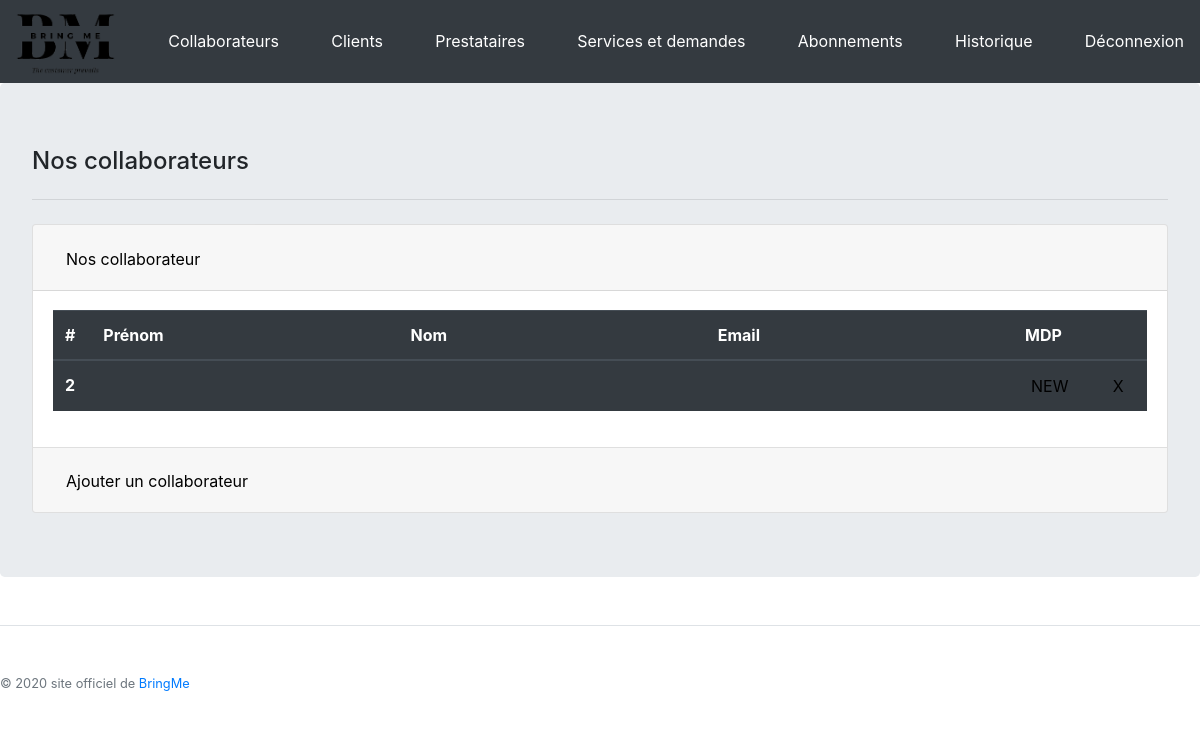
Page /back/employee.php (signed in) on the earlier database version.
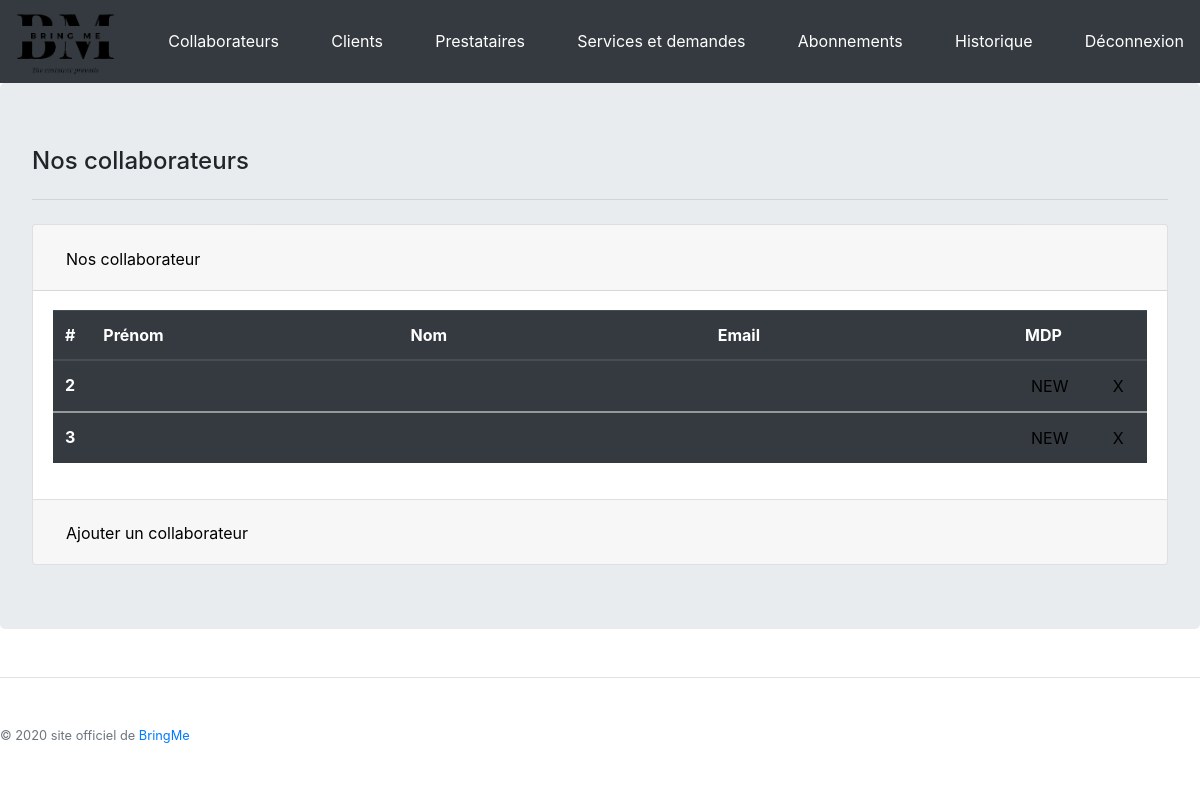
Same page on the later database version.
### tables this page shows
CREATE TABLE IF NOT EXISTS `USER` (
  `idUser` INT AUTO_INCREMENT,
  `userEmail` VARCHAR(50) NOT NULL,
  `userPassword` VARCHAR(255) NOT NULL,
  `userFirstName` VARCHAR(50),
  `userLastName` VARCHAR(50),
  `userBirth` DATE,
  `userAddress` VARCHAR(250),
  `userIdCity` INT,
  `userPhone` VARCHAR(20),
  `userPrivilege` INT,
  `userIp` VARCHAR(50),
  `userAgent` VARCHAR(500),
  `userAnnulation` INT,
  `state` TINYINT(1),
  `idSubscription` INT,
  `subStart` DATE,
  `subEnd` DATE,
  `userGuid` char(36),
  PRIMARY KEY (`idUser`),
  INDEX `fk_USER_SUBSCRIPTION1_idx` (`idSubscription` ASC),
  CONSTRAINT `fk_USER_SUBSCRIPTION1`
    FOREIGN KEY (`idSubscription`)
    REFERENCES `SUBSCRIPTION` (`idSub`)
    ON DELETE NO ACTION
    ON UPDATE NO ACTION,
  INDEX `USER_CITY_FK` (`userIdCity` ASC),
  CONSTRAINT `USER_CITY_FK`
      FOREIGN KEY (`userIdCity`)
      REFERENCES `CITY` (`idCity`)
      ON DELETE CASCADE);

### back/employee.php (the view, shortened to what this page needs)
<?php include('../include/config.php');
$query = $pdo->prepare('SELECT * FROM USER WHERE userPrivilege = 10');
$query->execute();
$resultats = $query->fetchAll();
?>
<!DOCTYPE html>
<html>
<head>
  <link rel="stylesheet" href="../css/bootstrap.min.css">
  <link rel="stylesheet" href="../css/inscription.css">
</head>
<body>
 <?php include('../include/config.php');
 include('../css/linkCss.php');
 include('include/headerBack.php');
 ?>
<div class="jumbotron table-responsive-xl">
   <h4>Nos collaborateurs</h4>
        <hr class="my-4">
  <div class="accordion" id="accordionExample">
    <div class="card">
      <div class="card-header" id="headingOne">
        <h2 class="mb-0">
          <button class=" btn collaborateur " type="button" data-toggle="collapse" data-target="#collapseOne" aria-expanded="true" aria-controls="collapseOne" >
            Nos collaborateur
          </button>
        </h2>
      </div>
      <div id="collapseOne" class="collapse show" aria-labelledby="headingOne" data-parent="#accordionExample">
        <div class="card-body">
          <table class="table table-hover table-dark">
              <thead>
                <tr>
                  <th scope="col">#</th>
                  <th scope="col">Prénom</th>
                  <th scope="col">Nom</th>
                  <th scope="col">Email</th>
                  <th scope="col">MDP</th>
                   <th scope="col"> </th>
                </tr>
              </thead>
              <?php
                  foreach ($resultats as $employee) { ?>
                    <tbody>
                      <tr>
                        <form action="PHP/employeeMAJ.php" method="POST">
                          <th scope="row"><?php echo $employee['idUser']; ?></th>
                              <td>
                                <input type="text" name="firstName" value="<?php echo $employee['employeeFirstName']; ?>" readonly>
                              </td>
                              <td>
                                <input type="text"  name="lastName" value="<?php echo $employee['employeeLastName']; ?>" readonly>
                              </td>
                              <td>
                                <input type="text"  name="mail" value="<?php echo $employee['employeeEmail']; ?>" readonly>
                              </td>
                              <td>
                                <input type="submit" name="pwd" class="option" value="NEW">
                             </td>
                              <td>
                                <input type="submit" name="delete" class="option"value="X">
                              </td>
                        </form>
                      </tr>
                    </tbody>
                <?php } ?>
          </table>
        </div>
      </div>
    </div>
    <div class="card">
      <div class="card-header" id="headingTwo">
        <h2 class="mb-0">
          <button class="btn collaborateur collapsed" type="button" data-toggle="collapse" data-target="#collapseTwo" aria-expanded="false" aria-controls="collapseTwo">
            Ajouter un collaborateur
          </button>
        </h2>
      </div>
    </div>
  </div>
</div>
  <?php include('../include/footer.php'); ?>
</body>
</html>

### css/linkCss.php (shortened to what this page needs)
<link rel="stylesheet" href="https://stackpath.bootstrapcdn.com/bootstrap/4.4.1/css/bootstrap.min.css"
integrity="sha384-Vkoo8x4CGsO3+Hhxv8T/Q5PaXtkKtu6ug5TOeNV6gBiFeWPGFN9MuhOf23Q9Ifjh">
<link rel="stylesheet" href="css/header.css">

### back/include/headerBack.php
<link rel="stylesheet" href="../css/header.css">
<link rel="stylesheet" href="../css/back.css">
<header>
  <nav class="navbar navbar-dark bg-dark">
    <a href="indexBack.php"> <img src="../images/logo.png"></a>
  	 <a href="employee.php">Collaborateurs </a>
     <a href="user.php">Clients</a>
     <a href="provider.php">Prestataires</a>
     <a href="services.php">Services et demandes</a>
     <a href="subscription.php">Abonnements </a>
     <a href="historique.php">Historique </a>
    <a href="../PHP/deconnexion.php"> Déconnexion </span></a>
  </nav>
</header>

### include/footer.php (shortened to what this page needs)
<footer class="pt-4 my-md-5 pt-md-5 border-top">
   <div class="row">
     <div class="col-12 col-md">
       <small class="d-block mb-3 text-muted">	<p> © <?php echo date('Y'); ?> site officiel de <a class="lien" href="index.php"> BringMe </a></p>
	</small>
     </div>
   </div>
</footer>

### css/header.css (style rules this page uses)
img { max-height: 100px; max-width: 100px; }
header a { text-decoration: none; color: white; }

### css/back.css (style rules this page uses)
input { background-color:transparent; border: 0px solid; }
.collaborateur { color: #000; text-decoration: none; }

Differences in the rows shown:
added user: idUser "3"
